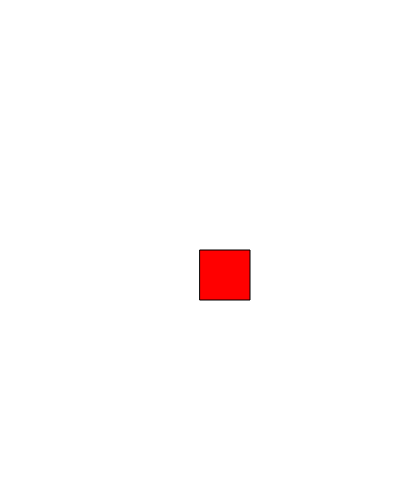
Frame 1 (no input)
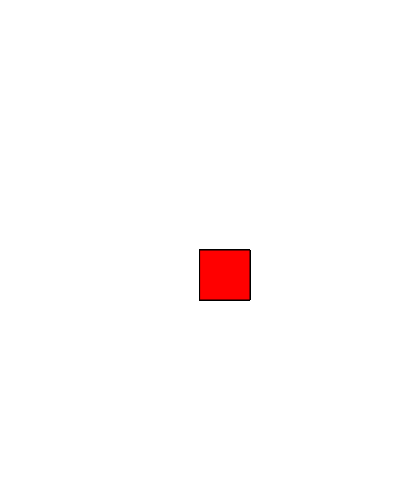
Frame 60 (no input)
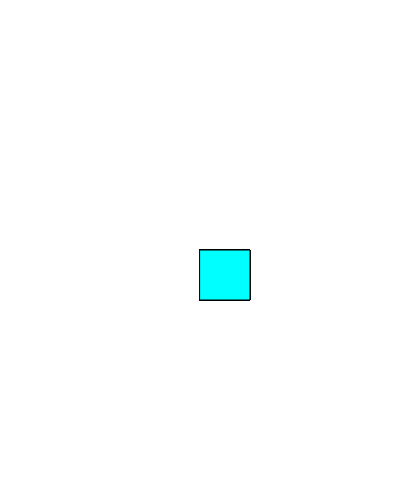
Frame 120 (the mouse pressed at the canvas centre since frame 60)

The p5.js sketch that drew these frames (run headless with seeded random() and noise() and a simulated clock; from frame 60 on, the mouse is pressed at the canvas centre):

// p5.js sketch
// ── sketch.js
function setup() {
  createCanvas(400, 500);
  colorMode(HSB, 100);
}

function draw() {
   fill(map(mouseX, 0, width, 0, 100), 100, 100);
  rect(width/2, height/2, 50, 50);
}
